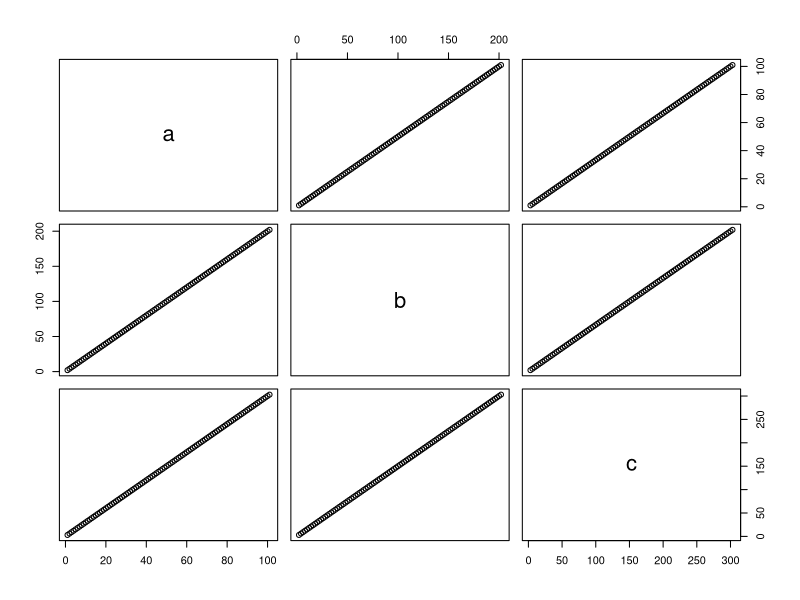
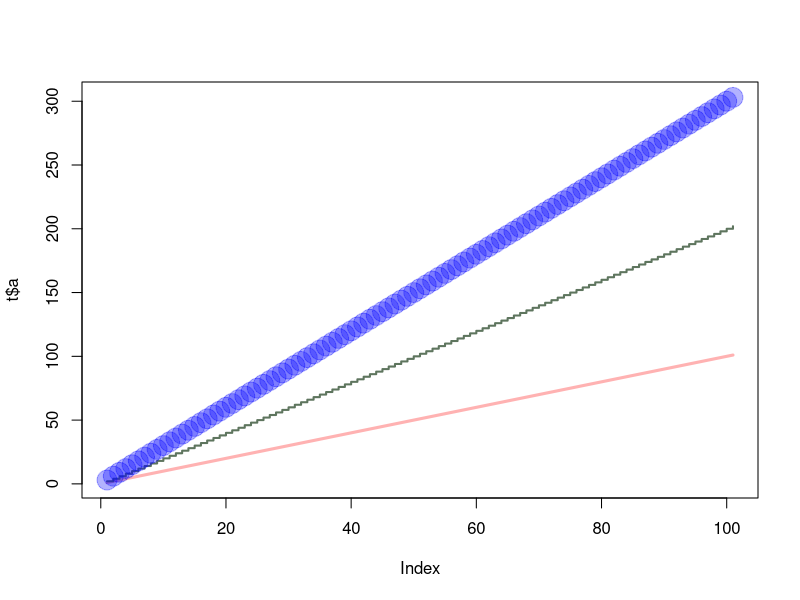

These charts were generated, in order, by the following R code:
# Practice 9
x1 = seq(from=1, to=101, by=1)
x2 = seq(from=1, to=101, by=1)
x3 = seq(from=1, to=101, by=1)

t = data.frame(a=x1, b=x1+x2, c=x1+x2+x3)

plot(t)
# sd(t) error?

# Practice 10
plot(t$a, type="l", ylim=range(t), lwd=3, col=rgb(1,0,0,0.3))
lines(t$b, type="s", lwd=2, col=rgb(0.3,0.4,0.3,0.9))
points(t$c, pch=20, cex=4, col=rgb(0,0,1,0.3))